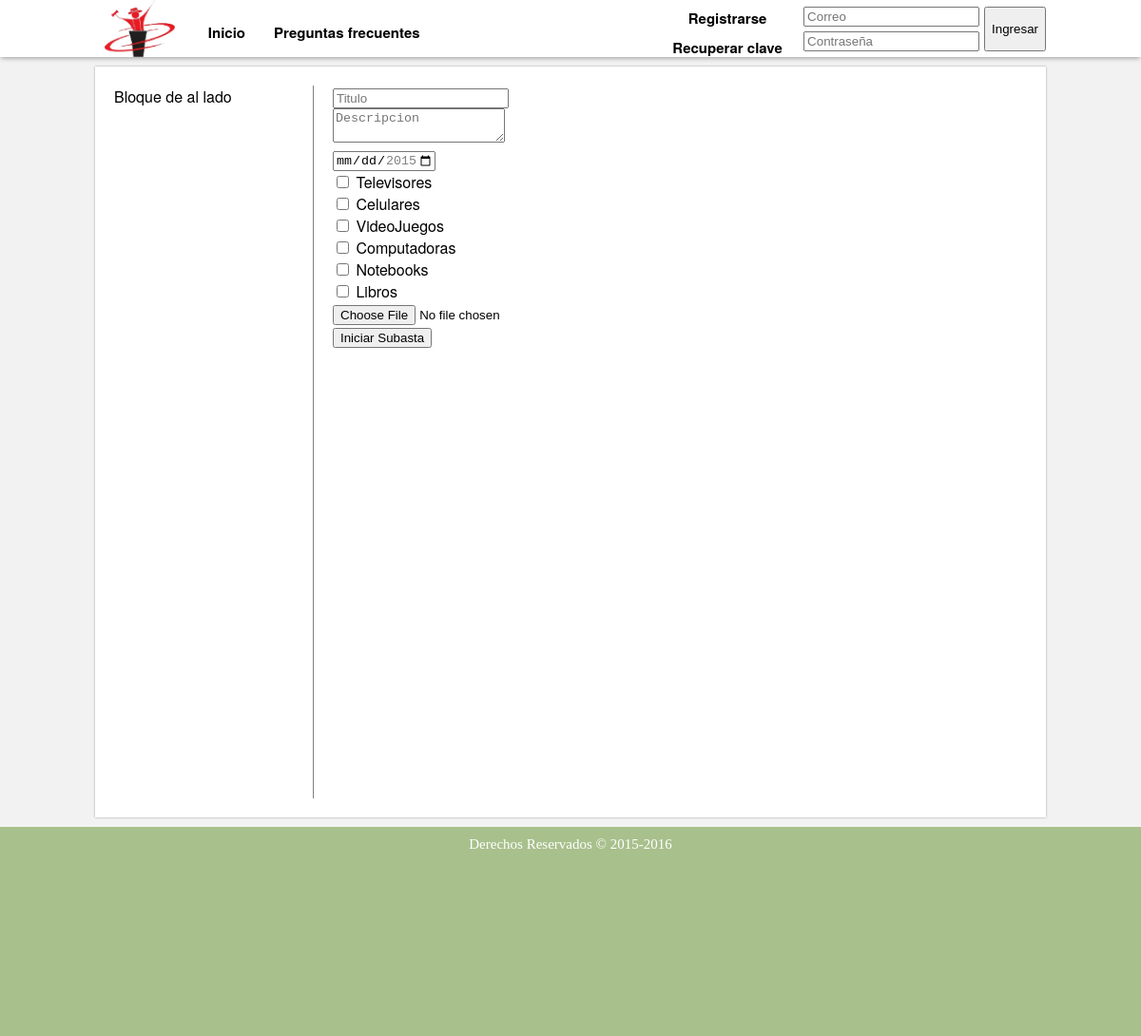
The app's page /iniciar_subasta.php with its own data.
### tables this page shows
CREATE TABLE IF NOT EXISTS `categoria` (
`idCategoria` int(11) NOT NULL,
  `nombre` varchar(50) NOT NULL
);

### iniciar_subasta.php (the view, shortened to what this page needs)
<!DOCTYPE html>
<html lang="es">
	<head>
		<link rel="stylesheet" href="./estilos/estilo.css">
	</head>
	<body>
		<?php include ('./menu.php'); ?>
		<div id='cuerpo'>
			<section>
				<form enctype="multipart/form-data" method="POST" name="subasta" action="./sistema/registrar_subasta.php">
					<input type="text" id="titulo" name="titulo" placeholder="Titulo"></br>
					<textarea id="descripcion" name="descripcion" placeholder="Descripcion"></textarea></br>
					<input type="date" name="fechafin" min="<?php echo date('Y-m-d'); ?>" max="<?php echo date('Y-m-d', strtotime( '+1 month', strtotime(date('y-m-d')))); ?>"></br>
					<?php
						$conec=conectar();
						$resul=mysqli_query($conec,"SELECT * FROM categoria");
						while($categoria=mysqli_fetch_array($resul)){
							echo "<input type='checkbox' name='categoria[]' value='$categoria[idCategoria]'> $categoria[nombre]</br>";
						}
					?>
					<input type="file" id="imagen" name="imagen"></br>
					<input type="button" value="Iniciar Subasta" onclick="validarSubasta()">
				</form>
			</section>
			<aside>
				Bloque de al lado</br>
			</aside>
		</div>
		<footer>
			<span>Derechos Reservados &copy; 2015-2016</span>
		</footer>
	</body>
</html>

### estilos/estilo.css (style rules this page uses)
body { background-color: rgb(242, 242, 242); margin: auto; }
#cuerpo { background: white; font-family: 'Helvetica Neue', Helvetica, Arial, sans-serif; box-shadow: 0px 0px 2px #999; width: 1000px; margin: auto; margin-top: 70px; margin-bottom: 10px; overflow: hidden; }
section { border-left: 1px solid gray; width: 730px; margin: 20px; padding-left: 20px; min-height: 750px; float: right; }
aside { width: 169px; margin: 20px; float: left; }
footer { background-color: #A8C08C; padding: 10px; height: 200px; min-width: 980px; text-align: center; font-size: 15px; color: grey; clear: both; }
footer span { color: white; }

### records on screen
categoria: nombre "Televisores"
categoria: nombre "Celulares"
categoria: nombre "VideoJuegos"
categoria: nombre "Computadoras"
categoria: nombre "Notebooks"
categoria: nombre "Libros"
